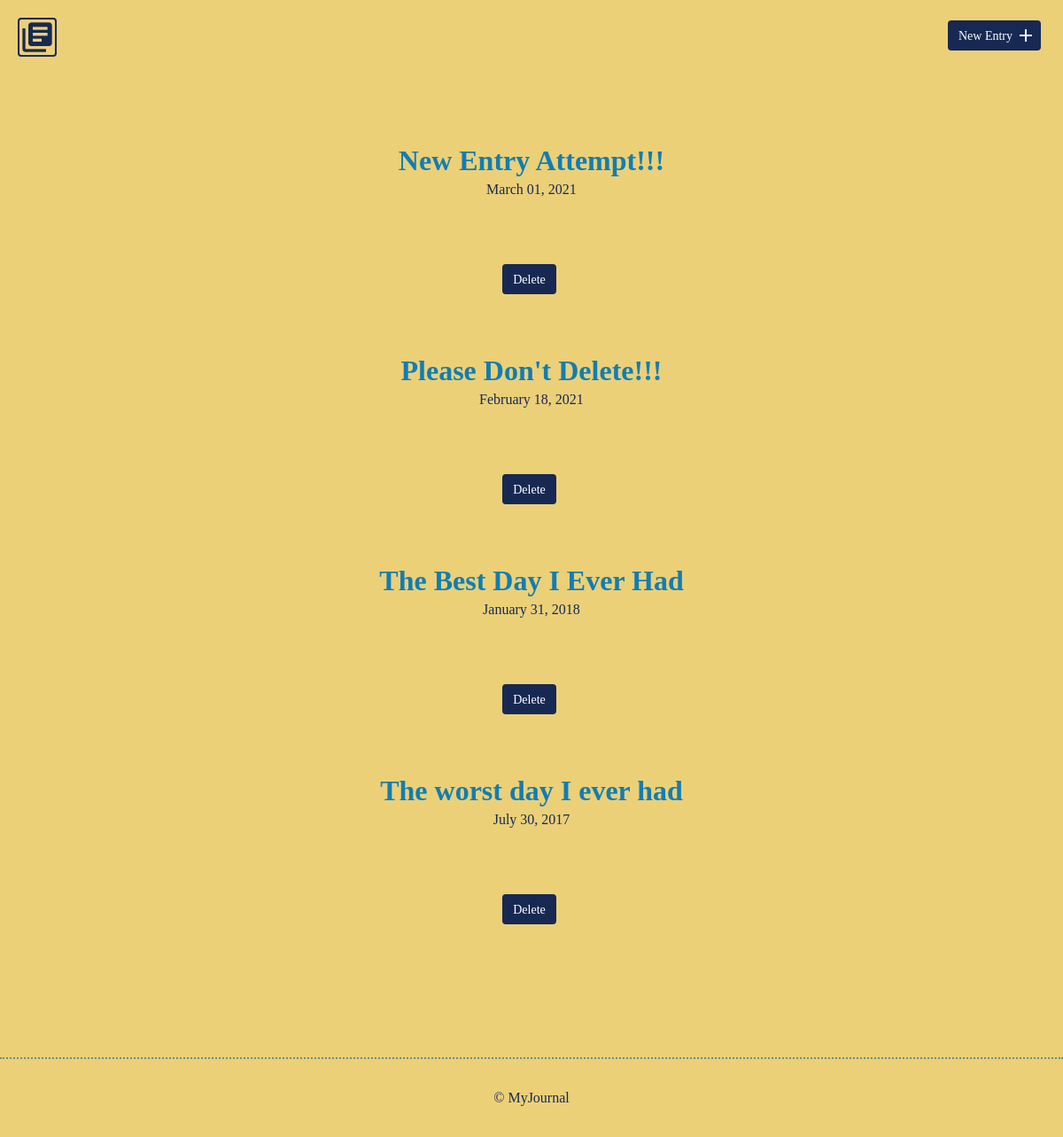
Before: / with the older database file.
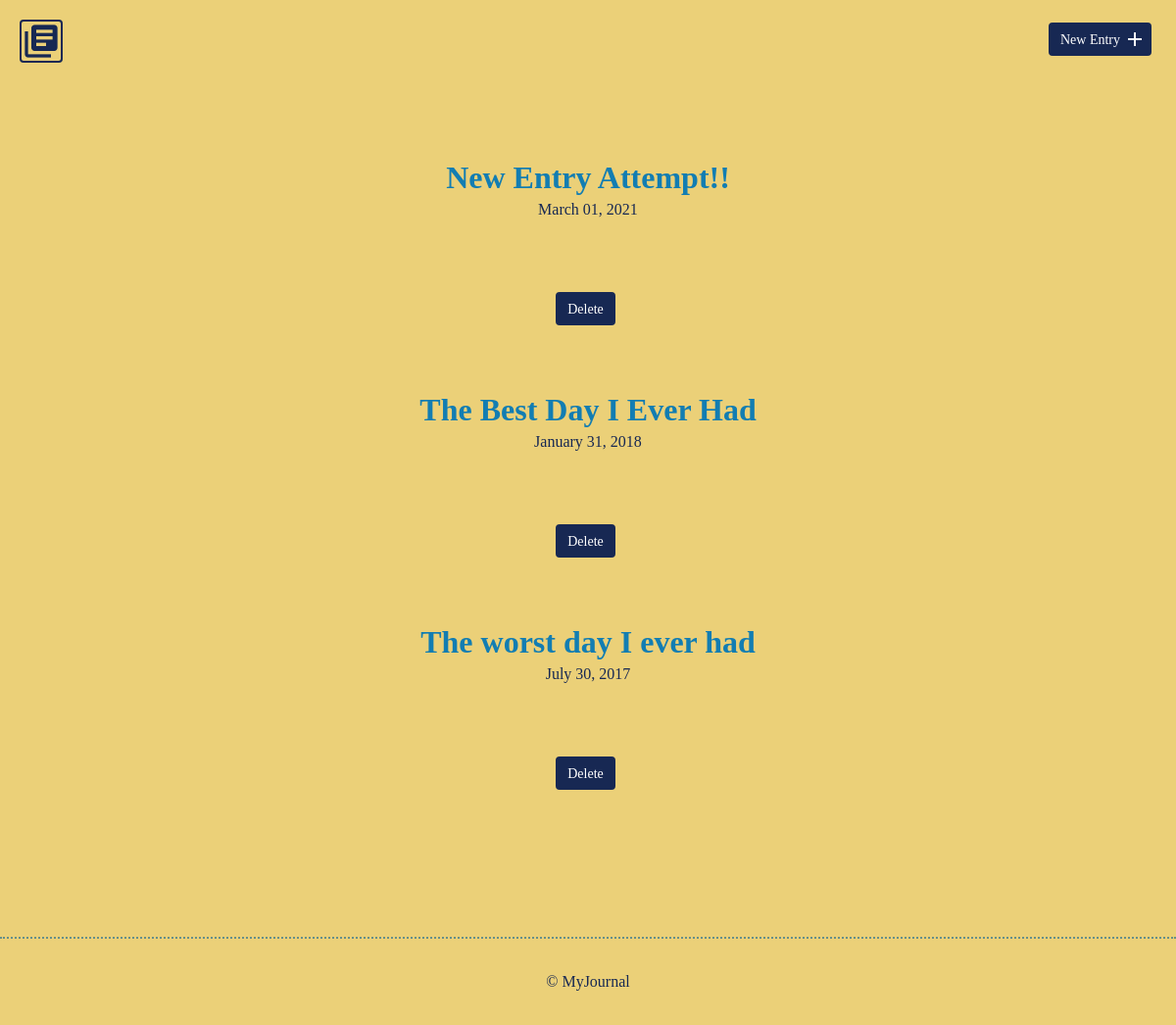
After: the same page with the newer database file.
### tables this page shows
CREATE TABLE "entries" (
	"id"	INTEGER,
	"title"	TEXT,
	"date"	TEXT,
	"time_spent"	INTEGER,
	"learned"	BLOB,
	"resources"	BLOB,
	PRIMARY KEY("id")
);

### inc/functions.php (called while the page is built, shortened)
<?php
function get_journal_entries(){
    include ('connection.php');
    try{
        return $db->query("SELECT id, title, date FROM entries ORDER BY date DESC");
    } catch(Exception $e) {
        echo "Error!: ".$e->getMessage();
        return array();
    }
}
?>

### index.php (the view, shortened to what this page needs)
<?php
include('inc/connection.php');
include('inc/header.php');
include('inc/functions.php');
?>
<!DOCTYPE html>
<html>
    <body>
          <section>
              <div class="container">
                  <div class="entry-list">
                          <?php
                           foreach(get_journal_entries() as $item){
                                echo "<article>";
                                echo "<h2><a href='detail.php?id=" . $item["id"] . "'>" . $item["title"] . "</a></h2>";
                                echo "<time datetime=" . $item["date"] . ">" . date('F d, Y', strtotime($item["date"])) . "</time>";
                                echo "<form method='post' action='index.php'>";
                                echo "<input type='submit' class='button delete journal entry' value='Delete' />\n";
                                echo "</form>";
                                echo "</article>";
                            }
                          ?>
                  </div>
              </div>
          </section>
    </body>
  <?php
    include('inc/footer.php');
    ?>
</html>

### inc/header.php (shortened to what this page needs)
<!DOCTYPE html>
<html>
    <head>
        <link rel="stylesheet" href="css/normalize.css">
        <link rel="stylesheet" href="css/site.css">
    </head>
    <body>
        <header>
            <div class="container">
                <div class="site-header">
                    <a class="logo" href="index.php"><i class="material-icons">library_books</i></a>
                    <a class="button icon-right" href="new.php"><span>New Entry</span> <i class="material-icons">add</i></a>
                </div>
            </div>
        </header>
     </body>

### inc/footer.php (shortened to what this page needs)
<!DOCTYPE html>
<html>
    <footer>
        <div>
            &copy; MyJournal
        </div>
    </footer>
</html>

### css/site.css (style rules this page uses)
body { background-color: #ebd078; font-size: 16px; color: #172853; font-family: 'Goudy Old Style', serif; font-weight: 400; }
.container { margin: 0 auto; padding: 0 25px; }
header .site-header { margin: 0 auto; height: 95px; }
header .logo i { color: #172853; margin: 20px 0 0 -5px; float: left; font-size: 40px; border: 2px solid #172853; border-radius: 4px; }
header .button { float: right; margin: 33px 0 0 0; }
footer { text-align: center; padding: 35px 0; border-top: 2px dotted #678f89; }
.button { padding: 8px 10px 6px 10px; background: #172853; border: 2px solid #172853; border-radius: 4px; text-decoration: none; color: #FFF; position: relative; text-align: center; font-size: 14px; font-family: "Big Caslon", serif; }
.button.icon-right { padding-right: 30px; top: -10px; }
.button.icon-right i { position: absolute; top: 3px; right: 3px; }
h1, h2, h3 { margin: 0; font-weight: 400; line-height: 1em; color: #127db2; }
h2 { font-size: 32px; font-stretch: ultra-expanded; }
h2 a { text-decoration: none; color: #127db2; }
.entry-list, .edit-entry, .new-entry { max-width: 800px; margin: 0 auto; padding: 70px 0 150px 0; }
.entry-list article { margin-bottom: 70px; text-align: center; }
.entry-list article:last-child { margin-bottom: 0; }
.entry-list article h2 { margin-bottom: 8px; font-family: "Garamond", serif; font-weight: bold; }
.entry { max-width: 800px; margin: 75px auto 0 auto; text-align: left; }
input[type=submit] { margin-right: 5px; }

Changed rows visible on the page:
removed entries: title "Please Don't Delete!!!", date "February 18, 2021"
changed entries: title "New Entry Attempt!!!" → "New Entry Attempt!!"
